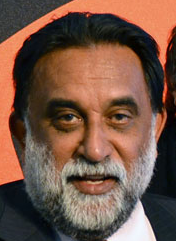
#> input picture OpenCV/asset/template.png, 176 x 241 px, found by its file name
$ python 'Edge Detection.py'
#> lines starting #> are read from the running program, lines starting #| are printed output that depends on the picture
import cv2
from matplotlib import pyplot as plt
img = cv2.imread('template.png',0)
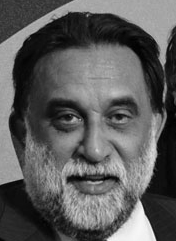
#> img: shape (241, 176); min 0, max 247, mean 91.6
edges = cv2.Canny(img,100,200)
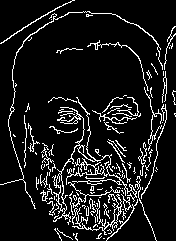
#> edges: shape (241, 176); 10.2% white in thin lines or dots
plt.subplot(121),plt.imshow(img,cmap = 'gray')
plt.title('Original Image'), plt.xticks([]), plt.yticks([])
plt.subplot(122),plt.imshow(edges,cmap = 'gray')
plt.title('Edge Image'), plt.xticks([]), plt.yticks([])
plt.show()
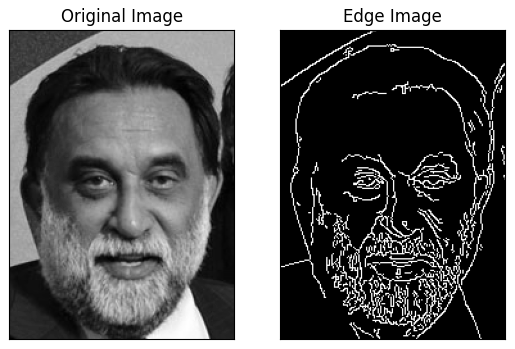
#> figure drawn by matplotlib, 2 panels
